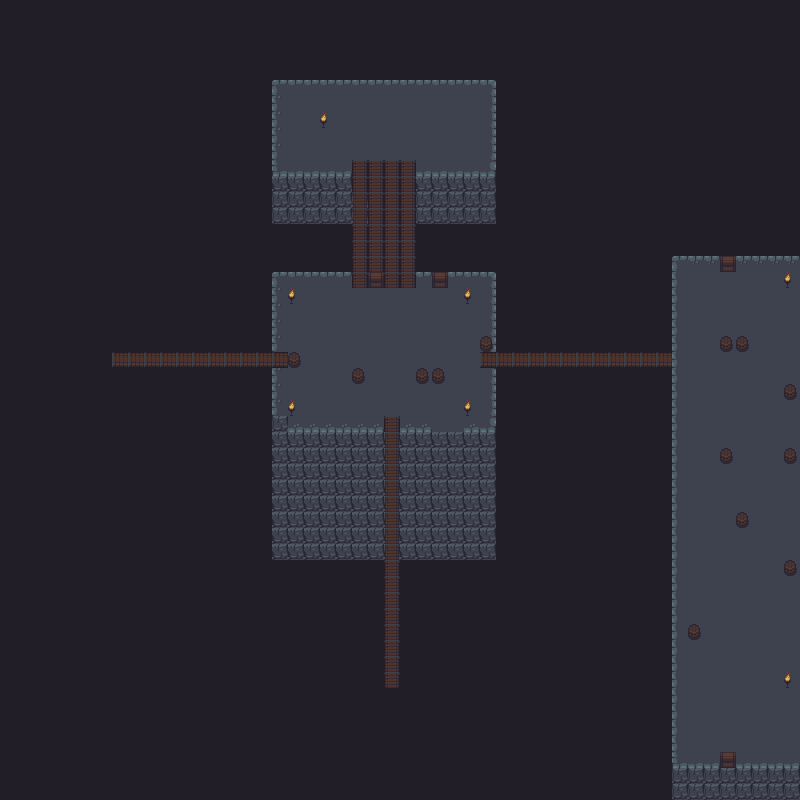

Tiled map render using the project's own tile images. Description and the map definition, with tile-layer contents summarised, below:
An orthogonal 50x50 tile map with 16x16 px tiles, 3 tile layers (Layer1, Layer2, Layer3).

<map version="1.0" tiledversion="1.1.4" orientation="orthogonal" renderorder="right-down" width="50" height="50" tilewidth="16" tileheight="16" infinite="0" nextobjectid="1">
 <tileset firstgid="1" name="dungeontiles" tilewidth="16" tileheight="16" tilecount="299" columns="23">
  <image source="dungeontiles.png" width="368" height="208" />
 </tileset>
 <layer name="Layer1" width="50" height="50">
  <data>[2500 cells, 2500 non-empty, 3 distinct tile ids]</data>
 </layer>
 <layer name="Layer2" width="50" height="50">
  <data>[2500 cells, 551 non-empty, 18 distinct tile ids]</data>
 </layer>
 <layer name="Layer3" width="50" height="50">
  <data>[2500 cells, 24 non-empty, 3 distinct tile ids]</data>
 </layer>
</map>
